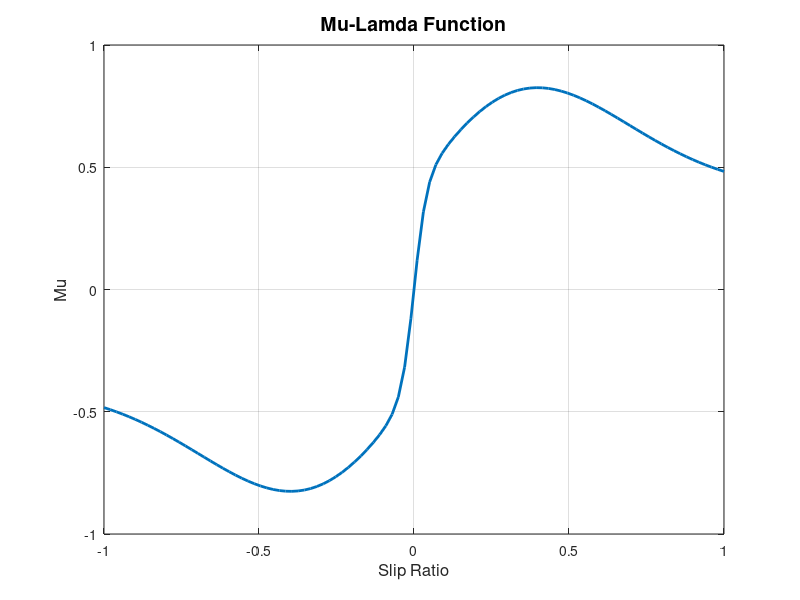

Here is the MATLAB script that generated this plot:
w_min = -1;         % 최소 속도
w_max = 1;          % 최대 속도
w = linspace(w_min, w_max, 100); % 속도 배열 생성
%% KNEE
%%% Motor vel 2 %%%% FL
e = 2.71828; T_brk = 0.8;
% Breakaway Friction = Coulomb + Static friction
T_c = 0.5; %Coulomb Friction
w_brk = 0.4; %Breakaway Friction Velocity : Peak Velocity for Stribeck Friction
w_st = sqrt(2)*w_brk; % Stribeck velocity threshold
w_coul = w_brk/10; % Coulomb velocity threshold
f = -0.01; % Viscous Friction Coefficient, 일종의 기울기
bias = 0;
Fric = sqrt(2)*e*(T_brk - T_c) .* exp(-(w ./ w_st).^2) .* (w ./ w_st) + ...
    T_c .* tanh(w ./ w_coul) + f .* w + bias;
figure(2)
plot(w, Fric/1.2, 'LineWidth', 2);
hold on;
xlabel('Slip Ratio', 'FontSize', 12);
ylabel('Mu', 'FontSize', 12);
title('Mu-Lamda Function', 'FontSize', 14);
grid on;
% 
% Fric = sqrt(2)*e*(T_brk - T_c) .* exp(-(0.2 ./ w_st).^2) .* (0.2 ./ w_st) + ...
%     T_c .* tanh(0.2 ./ w_coul) + f .* 0.2 + bias;